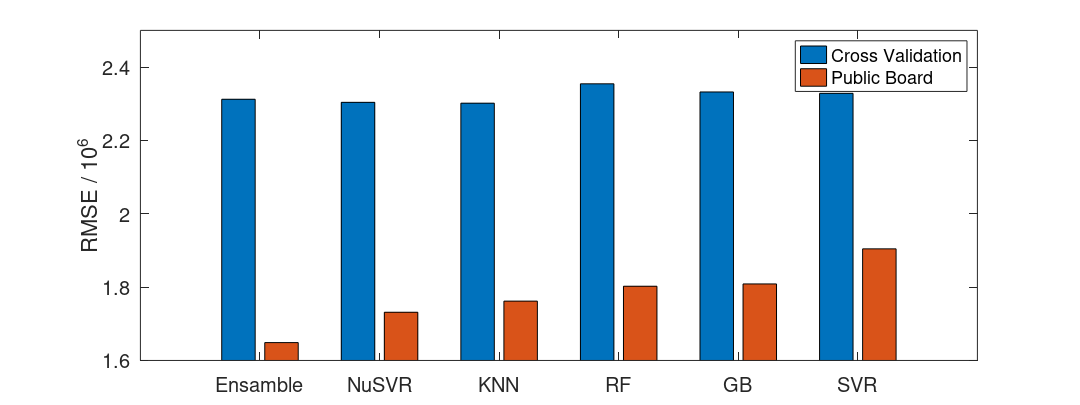

This figure's MATLAB source:
% #!/usr/bin/env octave -qf

figure('visible','off');
fig = figure;

cv_scores = [2.31220; 2.30149; 2.30379; 2.32837; 2.33207; 2.35433];
pb_scores = [1.64870; 1.76177; 1.73142; 1.90432; 1.80864; 1.80236];
model_names = ['Ensamble'; '  KNN   '; '  NuSVR '; '   SVR  '; '   GB   '; '   RF   '];

% sort by public board score
[B, I] = sort(pb_scores);

cv_scores = cv_scores(I);
pb_scores = pb_scores(I);
model_names = model_names(I, :);


scores = [cv_scores, pb_scores];

bar(scores);

% title('RMSE / 10^6 ', 'FontSize', 16, 'FontWeight', 'bold', 'FontName', 'Helvetica');
% xlabel('Models', 'FontSize', 16, 'FontName', 'Helvetica');
ylabel('RMSE / 10^6', 'FontSize', 16, 'FontName', 'Helvetica');

ylim([1.6 2.5]);

set(gca, 'XTickLabel', model_names);

h = legend({'Cross Validation', 'Public Board'});

set(h, 'FontSize', 16, 'FontName', 'Helvetica');

set(gca, 'FontSize', 16, 'FontName', 'Helvetica');

set(gcf,'paperposition',[0,0,8*1.5,3*1.5])

print('-depsc', '../figs/models.eps');

close(fig);